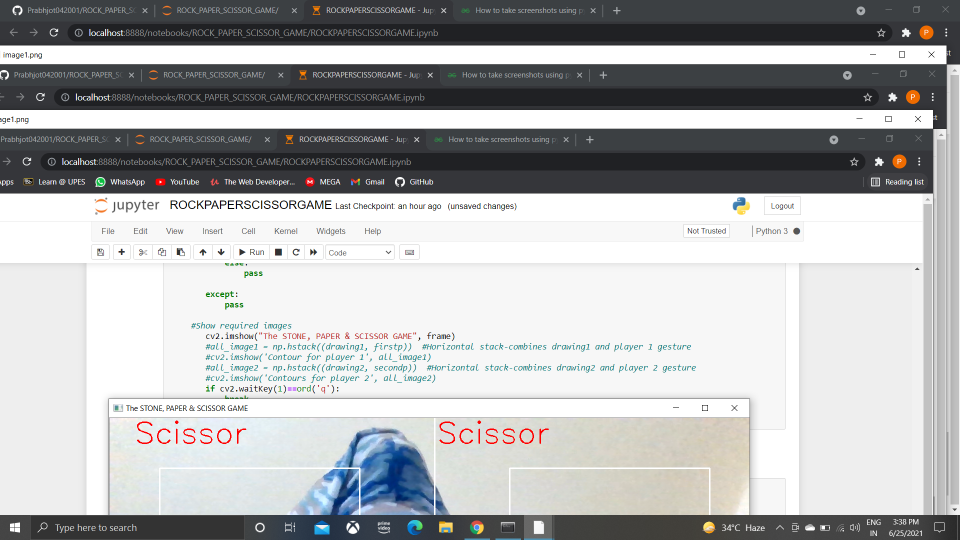
#> input picture image1.png, 1920 x 1080 px, given in place of the camera (shown at 1/2 size)
$ jupyter execute --allow-errors Analysis.ipynb
#> lines starting #> are read from the running program, lines starting #| are printed output that depends on the picture
[cell 1]
import cv2
import numpy as np
import matplotlib.pyplot as plt
import math
import time

[cell 2]
import numpy as np
import cv2

cap = cv2.VideoCapture(0)
print(cap.get(cv2.CAP_PROP_FRAME_WIDTH))
print(cap.get(cv2.CAP_PROP_FRAME_HEIGHT))
ret = cap.set(cv2.CAP_PROP_FRAME_HEIGHT,1080)
ret = cap.set(cv2.CAP_PROP_FRAME_WIDTH,1080)

while(True):
    # Capture frame-by-frame
    ret, frame = cap.read()
#> frame is the input picture: shape (1080, 1920, 3); mean B, G, R 177.8, 176.9, 175.6
    k=cv2.waitKey(1)
#> (key q is pressed here)
    cv2.rectangle(frame,(100,100),(500,500),(255,255,255),2)#Drawing the first rectangle for player 1
    cv2.rectangle(frame,(800,100),(1200,500),(255,255,255),2)#Drawing the second rectangle for player two
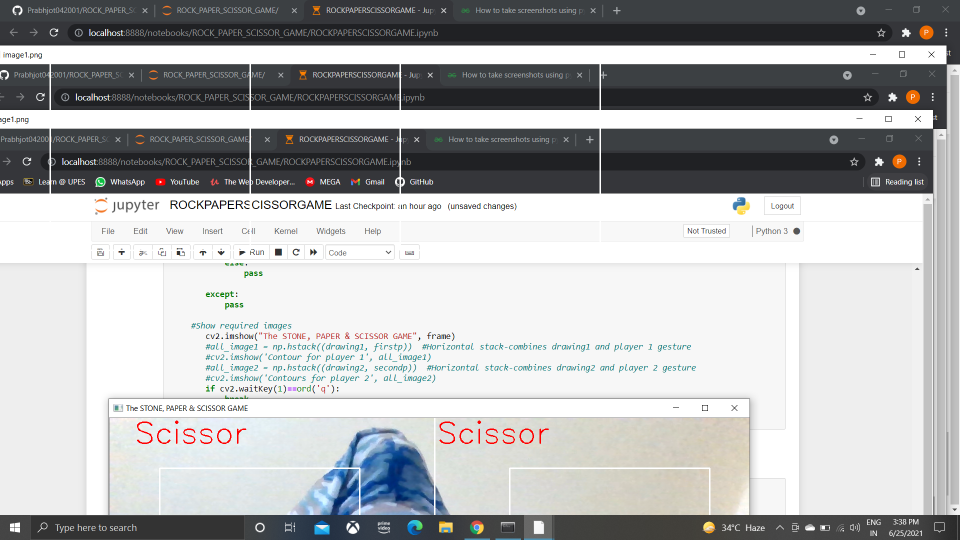
#> frame: shape (1080, 1920, 3) (shown at 1/2 size); mean B, G, R 178.1, 177.2, 175.9
    cv2.imshow('frame',frame)
    if k%256==32:
        img_name1="firstplayergesture.png"
        firstp=frame[100:500,100:500]
        cv2.imwrite(img_name1,firstp)
        secondp=frame[100:500,800:1200]
        img_name2="secondplayergesture.png"
        cv2.imwrite(img_name2,secondp)

    hand= cv2.imread('D:\firstplayergesture.png')
    hand1= cv2.imread('D:\secondplayergesture.png')
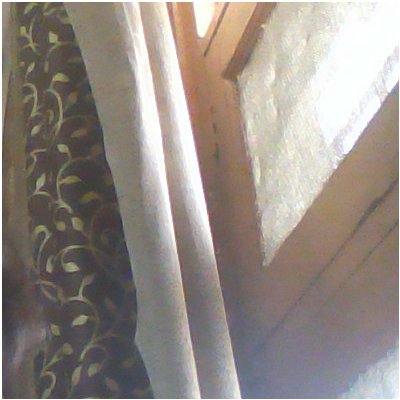
#> input picture secondplayergesture.png, 400 x 400 px, found by its file name
#> hand1 is the input picture: shape (400, 400, 3); mean B, G, R 133.3, 140.1, 148.9
    lower_skin=np.array([0,30,60])
    upper_skin=np.array([20,150,255])


    if cv2.waitKey(1) & 0xFF == ord('q'):
#> (key q is pressed here)
        break

# When everything done, release the capture
cap.release()
cv2.destroyAllWindows()

[cell 3]
import cv2
import numpy as np
#Analysing the images
hand= cv2.imread('D:firstplayergesture.png')
hand1= cv2.imread('D:secondplayergesture.png')
lower_skin=np.array([0,30,60])
upper_skin=np.array([20,150,255])

#displaying the gestures
cv2.imshow("p1_hand",hand)
cv2.imshow("p2_hand",hand1)

#hresholding of first player gesture
#> (the rest of this cell did not finish here and is left out)

[cell 4]
capture=cv2.VideoCapture(0)
#print(capture.get(cv2.CAP_PROP_FRAME_WIDTH))
#print(capture.get(cv2.CAP_PROP_FRAME_HEIGHT))
ret = capture.set(cv2.CAP_PROP_FRAME_HEIGHT,1080)
ret = capture.set(cv2.CAP_PROP_FRAME_WIDTH,1080)
TIMER = int(3)
while capture.isOpened():
    ret,frame=capture.read()
    cv2.line(frame,(650,0),(650,900),(255,255,255),2)
    cv2.rectangle(frame,(100,100),(500,500),(255,255,255),2)#Drawing the first rectangle for player 1
    cv2.rectangle(frame,(800,100),(1200,500),(255,255,255),2)#Drawing the second rectangle for player two
    cv2.putText(frame, "PLAYER 1", (50, 600), cv2.FONT_HERSHEY_SIMPLEX, 2,(255,255,255),2)
#> frame: shape (1080, 1920, 3); mean B, G, R 178.2, 177.3, 176
    cv2.putText(frame, "PLAYER 2", (700, 600), cv2.FONT_HERSHEY_SIMPLEX, 2,(255,255,255),2)
#> frame: shape (1080, 1920, 3); mean B, G, R 178.2, 177.3, 176
    cv2.imshow('GAME WINDOW',frame)

    k = cv2.waitKey(1)
#> (key q is pressed here)

    if k == ord('q'):
        prev = time.time()

        while TIMER >= 0:
            ret,frame = capture.read()
            cv2.line(frame,(650,0),(650,900),(255,255,255),2)
            cv2.rectangle(frame,(100,100),(500,500),(255,255,255),2)#Drawing the first rectangle for player 1
            cv2.rectangle(frame,(800,100),(1200,500),(255,255,255),2)#Drawing the second rectangle for player two
            cv2.putText(frame, "PLAYER 1", (50, 600), cv2.FONT_HERSHEY_SIMPLEX, 2,(255,255,255),2)
            cv2.putText(frame, "PLAYER 2", (700, 600), cv2.FONT_HERSHEY_SIMPLEX, 2,(255,255,255),2)
            cv2.imshow('GAME WINDOW',frame)

            # Display countdown on each frame
            # specify the font and draw the
            # countdown using puttext
            font = cv2.FONT_HERSHEY_SIMPLEX
            cv2.putText(frame, str(TIMER),
                        (650,250), font,
                        5, (0, 255, 255),
                        4, cv2.LINE_AA)
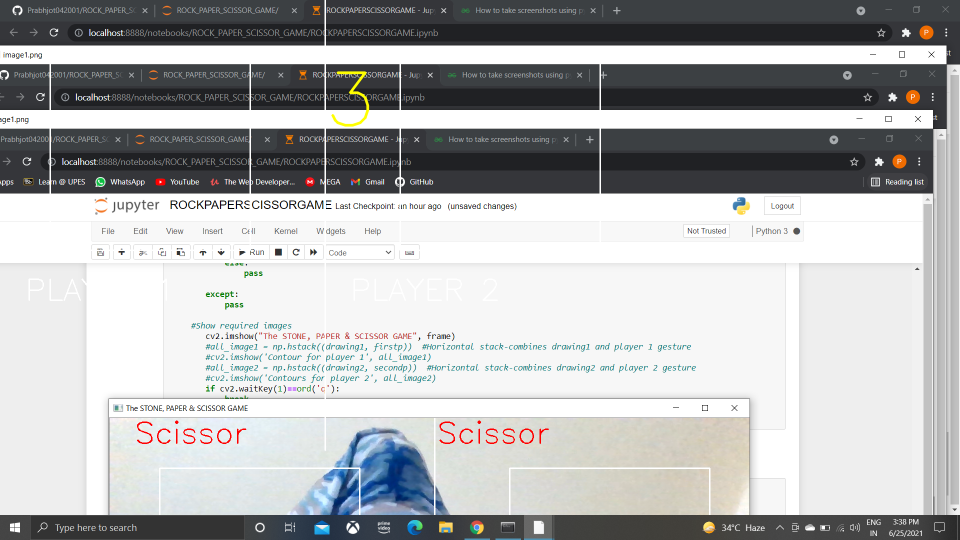
#> frame: shape (1080, 1920, 3) (shown at 1/2 size); mean B, G, R 178.1, 177.4, 176.1
            cv2.imshow('GAME WINDOW',frame)
            cv2.waitKey(125)

            # current time
            cur = time.time()

            # Update and keep track of Countdown
            # if time elapsed is one second
            # than decrease the counter
            if cur-prev >= 1:
                prev = cur
                TIMER = TIMER-1

        else:
            ret,frame = capture.read()
            cv2.line(frame,(650,0),(650,900),(255,255,255),2)
            cv2.rectangle(frame,(100,100),(500,500),(255,255,255),2)#Drawing the first rectangle for player 1
            cv2.rectangle(frame,(800,100),(1200,500),(255,255,255),2)#Drawing the second rectangle for player two
            cv2.putText(frame, "PLAYER 1", (50, 600), cv2.FONT_HERSHEY_SIMPLEX, 2,(255,255,255),2)
            cv2.putText(frame, "PLAYER 2", (700, 600), cv2.FONT_HERSHEY_SIMPLEX, 2,(255,255,255),2)
            cv2.imshow('GAME WINDOW',frame)

            # Display the clicked frame for 2
            # sec.You can increase time in
            # waitKey also
            cv2.imshow('GAME WINDOW',frame)

            # time for which image displayed
            cv2.waitKey(2000)

            # Save the frame
            img_name1="firstplayergesture.png"
            firstp=frame[100:500,100:500]
            cv2.imwrite(img_name1,firstp)
            secondp=frame[100:500,800:1200]
            img_name2="secondplayergesture.png"
            cv2.imwrite(img_name2,secondp)

            # HERE we can reset the Countdown timer
            # if we want more Capture without closing
            # the camera

    # Press Esc to exit
    elif k == 27:
        break
 # close the camera
capture.release()

# close all the opened windows
cv2.destroyAllWindows()
